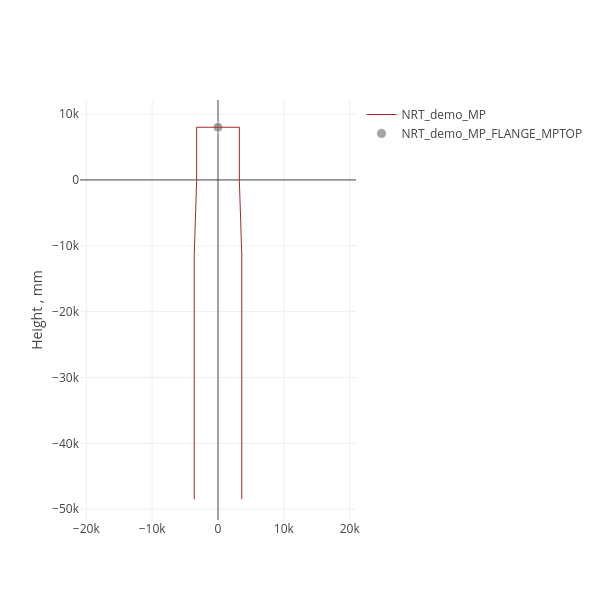

Notebook code cell kept with this figure:
### Code cell
data, layout = owts.sub_assemblies[turbine_ID]['MP'].plotly()
fig = go.Figure(data=data, layout=layout)
# Set figure size in pixels
fig.update_layout(width=600, height=600)

fig.show()

### Figure 1 — Plotly figure (JSON) as saved in the notebook; plotly's stock layout.template omitted (floating-point values rounded to 4 significant figures)
{"data": [{"line": {"color": "brown", "width": 1}, "mode": "lines", "name": "NRT_demo_MP", "type": "scattergl", "x": [3600, 3600, 3600, 3600, 3600, 3600, 3600, 3600, 3600, 3600, 3600, 3600, 3600, 3600, 3600, 3600, 3600, 3600, 3600, 3600, 3600, 3600, 3600, 3530.0, 3530.0, 3460.0, 3460.0, 3363, 3363, 3250, 3250, 3250, 3250, 3250, 3250, 3250, 3250, 3250, -3250, -3250, -3250, -3250, -3250, -3250, -3250, -3250, -3250, -3363, -3363, -3460.0, -3460.0, -3530.0, -3530.0, -3600, -3600, -3600, -3600, -3600, -3600, -3600, -3600, -3600, -3600, -3600, -3600, -3600, -3600, -3600, -3600, -3600, -3600, -3600, -3600, -3600, -3600, -3600], "y": [-48450, -46390, -46390, -44330, -44330, -40330, -40330, -36330, -36330, -32420, -32420, -28220, -28220, -24020, -24020, -19820, -19820, -16220, -16220, -13670, -13670, -11120, -11120, -8950, -8950, -6780, -6780, -3780, -3780, -280, -280, 2720, 2720, 5705, 5705, 7705, 7705, 8000, 8000, 7705, 7705, 5705, 5705, 2720, 2720, -280, -280, -3780, -3780, -6780, -6780, -8950, -8950, -11120, -11120, -13670, -13670, -16220, -16220, -19820, -19820, -24020, -24020, -28220, -28220, -32420, -32420, -36330, -36330, -40330, -40330, -44330, -44330, -46390, -46390, -48450]}, {"hoverinfo": "text", "hovertext": "NRT_demo_MP_FLANGE_MPTOP<br>Mass: 9798.0 kg<br>x: 0.0<br>y: 0.0<br>z: 56450.0", "marker": {"color": "grey", "size": [10]}, "mode": "markers", "name": "NRT_demo_MP_FLANGE_MPTOP", "type": "scatter", "x": [0], "y": [8000]}], "layout": {"height": 600, "scene": {"aspectmode": "data"}, "width": 600, "yaxis": {"scaleanchor": "x", "scaleratio": 1, "title": {"text": "Height , mm"}, "type": "linear"}}}
